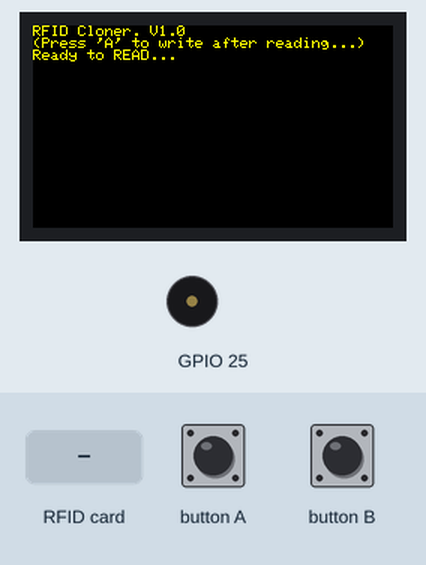
A sketch run on a simulated ESP32. On the bench: 240×135 colour display, buzzer (waves = sounding). The inputs (shaded band) are chosen by the test bench.

Above: at 1.4 s.
1.5 s: RFID card 5E 7A 19 C4 held to the reader
At 2.5 s:
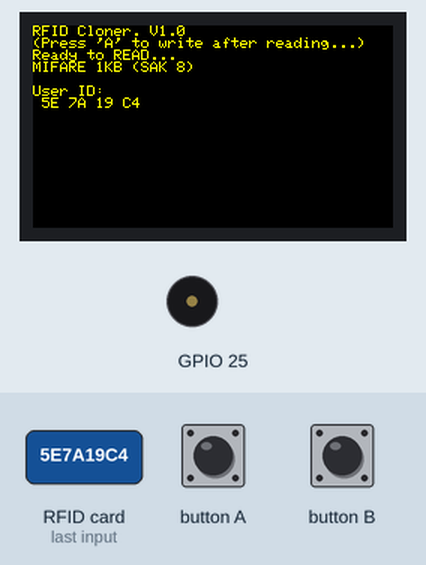
3.0 s: button A pressed for 0.15 s
At 3.6 s:
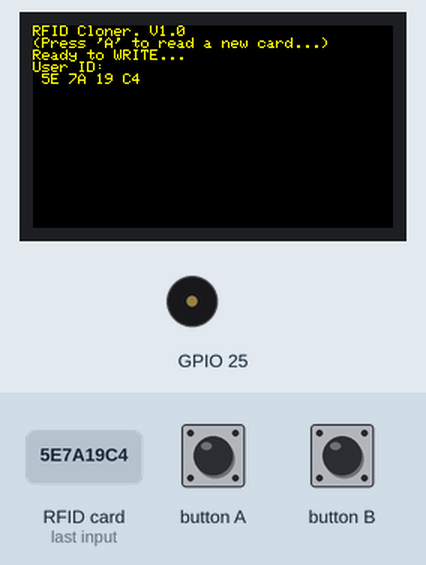
4.6 s: button A pressed for 1 s
At 6.0 s:
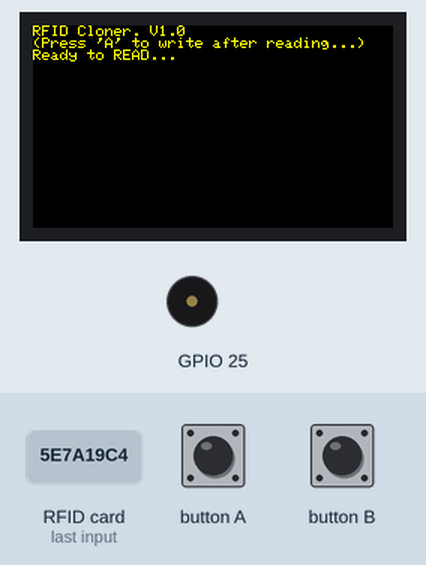
Timing chart, 0 to 7.6 s (numbered marks = the images above; inputs shaded):
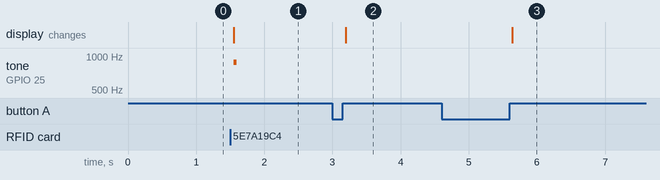

The sketch:

RFIDCopy-m5stickcplus.ino
```cpp
#include <Wire.h>
#include "MFRC522_I2C.h"
#include <M5StickCPlus.h>

MFRC522 mfrc522(0x28); // Create MFRC522 instance.

enum state {
  read_mode,
  write_mode
} currentState;

bool readUID = false;

byte UID[20];
uint8_t UIDLength = 0;

void displayReadMode() {
  M5.Lcd.setTextSize(1); // Reduce text size
  M5.Lcd.println(F("RFID Cloner. V1.0"));
  M5.Lcd.setTextSize(1); // Reduce text size
  M5.Lcd.println(F("(Press 'A' to write after reading...)"));
  M5.Lcd.setTextSize(1); // Reduce text size
  M5.Lcd.println(F("Ready to READ..."));
}

void displayWriteMode() {
  M5.Lcd.setTextSize(1); // Reduce text size
  M5.Lcd.println(F("RFID Cloner. V1.0"));
  M5.Lcd.setTextSize(1); // Reduce text size
  M5.Lcd.println(F("(Press 'A' to read a new card...)"));
  M5.Lcd.setTextSize(1); // Reduce text size
  M5.Lcd.println(F("Ready to WRITE..."));
  displayUID();
}

void beep_attention() {
  M5.Beep.tone(882, 40);
  delay(100);
  M5.Beep.mute();
}

void beep_error() {
  M5.Beep.tone(495, 60);
  delay(60);
  M5.Beep.mute();
}

void beep_writeOK() {
  M5.Beep.tone(661, 60);
  delay(60);
  M5.Beep.tone(882, 100);
  delay(100);
  M5.Beep.mute();
}

void cls() {
  M5.Lcd.setTextColor(YELLOW);
  M5.Lcd.setTextSize(1); // Reduce text size
  M5.Lcd.fillScreen(BLACK);
  M5.Lcd.setCursor(0, 0);
}

void setup() {
  M5.begin();
  M5.Lcd.setRotation(1); // Rotate the display by 90 degrees
  M5.Lcd.fillScreen(BLACK);
  M5.Lcd.setCursor(0, 0);
  M5.Lcd.setTextColor(YELLOW);
  M5.Lcd.setTextSize(1); // Reduce text size
  M5.Lcd.setCursor(0, 0);
  Serial.begin(115200);
  Wire.begin();
  mfrc522.PCD_Init();
  currentState = read_mode;
  displayReadMode();
}

void loop() {
  M5.update();

  if (M5.BtnA.wasReleased() && readUID) {
    cls();
    switch (currentState) {
      case read_mode:
        currentState = write_mode;
        displayWriteMode();
        break;
      case write_mode:
        currentState = read_mode;
        displayReadMode();
        readUID = false;
        break;
    }
  }

  if (!mfrc522.PICC_IsNewCardPresent())
    return;
  if (!mfrc522.PICC_ReadCardSerial())
    return;

  cls();

  switch (currentState) {
    case read_mode:
      displayReadMode();
      readCard();
      break;
    case write_mode:
      displayWriteMode();
      writeCard();
      break;
  }

  mfrc522.PICC_HaltA();
}

void readCard() {
  MFRC522::PICC_Type piccType = (MFRC522::PICC_Type)mfrc522.PICC_GetType(mfrc522.uid.sak);
  M5.Lcd.setTextSize(1); // Reduce text size
  M5.Lcd.print(F(""));
  M5.Lcd.print(mfrc522.PICC_GetTypeName(piccType));
  M5.Lcd.setTextSize(1); // Reduce text size
  M5.Lcd.print(F(" (SAK "));
  M5.Lcd.print(mfrc522.uid.sak);
  M5.Lcd.print(")\r\n");
  if (piccType != MFRC522::PICC_TYPE_MIFARE_MINI &&
      piccType != MFRC522::PICC_TYPE_MIFARE_1K &&
      piccType != MFRC522::PICC_TYPE_MIFARE_4K) {
    M5.Lcd.setTextColor(RED);
    M5.Lcd.setTextSize(1); // Reduce text size
    M5.Lcd.setCursor(0, 80); // Move the error message down
    M5.Lcd.println(F("Not MIFARE Classic"));
    M5.Lcd.setCursor(0, 0); // Reset cursor
    M5.Lcd.setTextColor(YELLOW);
    beep_error();
    delay(1000);
  } else {
    M5.Lcd.println("");
    readUID = true;
    UIDLength = mfrc522.uid.size;
    for (byte i = 0; i < UIDLength; i++) {
      UID[i] = mfrc522.uid.uidByte[i];
    }
    Serial.println();
    displayUID();
    beep_attention();
    delay(1000);
  }
}

void displayUID() {
  M5.Lcd.setTextSize(1); // Reduce text size
  M5.Lcd.println(F("User ID:"));
  M5.Lcd.setTextSize(1); // Reduce text size
  for (byte i = 0; i < UIDLength; i++) {
    M5.Lcd.print(UID[i] < 0x10 ? " 0" : " ");
    M5.Lcd.print(UID[i], HEX);
  }
}

void writeCard() {
  if (mfrc522.MIFARE_SetUid(UID, (byte)UIDLength, true)) {
    M5.Lcd.println();
    M5.Lcd.setTextSize(1); // Reduce text size
    M5.Lcd.println(F("Wrote UID."));
    M5.Lcd.setTextSize(1); // Reduce text size
    M5.Lcd.println();
    beep_writeOK();
  } else {
    M5.Lcd.setTextColor(RED);
    M5.Lcd.setTextSize(1); // Reduce text size
    M5.Lcd.println();
    M5.Lcd.println(F("Write failed."));
    M5.Lcd.setTextSize(1); // Reduce text size
    M5.Lcd.setTextColor(YELLOW);
    beep_error();
  }

  mfrc522.PICC_HaltA();
  delay(1000);
}
```

Measured:
- after the input at 1.5 s, tone on GPIO 25: silent → 882 Hz after 0.06 s, → silent 0.04 s later; the display: changes after 0.06 s (image 1)
- after the input at 3.0 s, the display: changes after 0.19 s (image 2)
- after the input at 4.6 s, the display: changes after 1.0 s (image 3)
